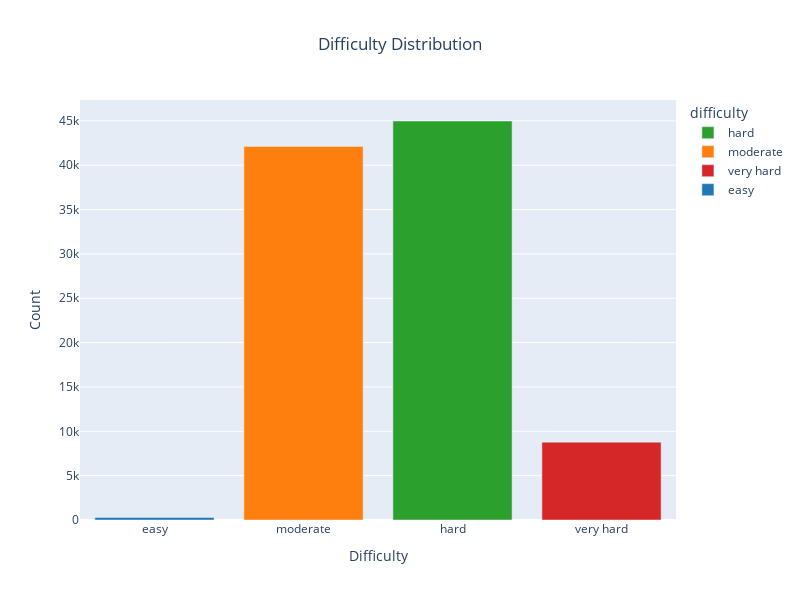

The notebook cell saved with this chart:
### Code cell
# Plot difficulty distribution of challenge word based on top ten next guess
difficulty_distribution(
    simulating_top_words_tries_difficulty
    .filter(pl.col("next_guess").is_in(top_ten_next_guess["next_guess"]))
)

### Figure 1 — Plotly figure (JSON) as saved in the notebook; plotly's stock layout.template omitted (floating-point values rounded to 4 significant figures)
{"data": [{"alignmentgroup": "True", "hovertemplate": "difficulty=%{x}<br>count=%{y}<extra></extra>", "legendgroup": "hard", "marker": {"color": "#2ca02c", "pattern": {"shape": ""}}, "name": "hard", "offsetgroup": "hard", "orientation": "v", "showlegend": true, "textposition": "auto", "type": "bar", "x": ["hard"], "xaxis": "x", "y": [44985], "yaxis": "y"}, {"alignmentgroup": "True", "hovertemplate": "difficulty=%{x}<br>count=%{y}<extra></extra>", "legendgroup": "moderate", "marker": {"color": "#ff7f0e", "pattern": {"shape": ""}}, "name": "moderate", "offsetgroup": "moderate", "orientation": "v", "showlegend": true, "textposition": "auto", "type": "bar", "x": ["moderate"], "xaxis": "x", "y": [42120], "yaxis": "y"}, {"alignmentgroup": "True", "hovertemplate": "difficulty=%{x}<br>count=%{y}<extra></extra>", "legendgroup": "very hard", "marker": {"color": "#d62728", "pattern": {"shape": ""}}, "name": "very hard", "offsetgroup": "very hard", "orientation": "v", "showlegend": true, "textposition": "auto", "type": "bar", "x": ["very hard"], "xaxis": "x", "y": [8778], "yaxis": "y"}, {"alignmentgroup": "True", "hovertemplate": "difficulty=%{x}<br>count=%{y}<extra></extra>", "legendgroup": "easy", "marker": {"color": "#1f77b4", "pattern": {"shape": ""}}, "name": "easy", "offsetgroup": "easy", "orientation": "v", "showlegend": true, "textposition": "auto", "type": "bar", "x": ["easy"], "xaxis": "x", "y": [277], "yaxis": "y"}], "layout": {"barmode": "relative", "height": 600, "legend": {"title": {"text": "difficulty"}, "tracegroupgap": 0}, "title": {"text": "Difficulty Distribution", "x": 0.5}, "width": 800, "xaxis": {"anchor": "y", "categoryarray": ["easy", "moderate", "hard", "very hard"], "categoryorder": "array", "domain": [0, 1], "title": {"text": "Difficulty"}}, "yaxis": {"anchor": "x", "domain": [0, 1], "title": {"text": "Count"}}}}
